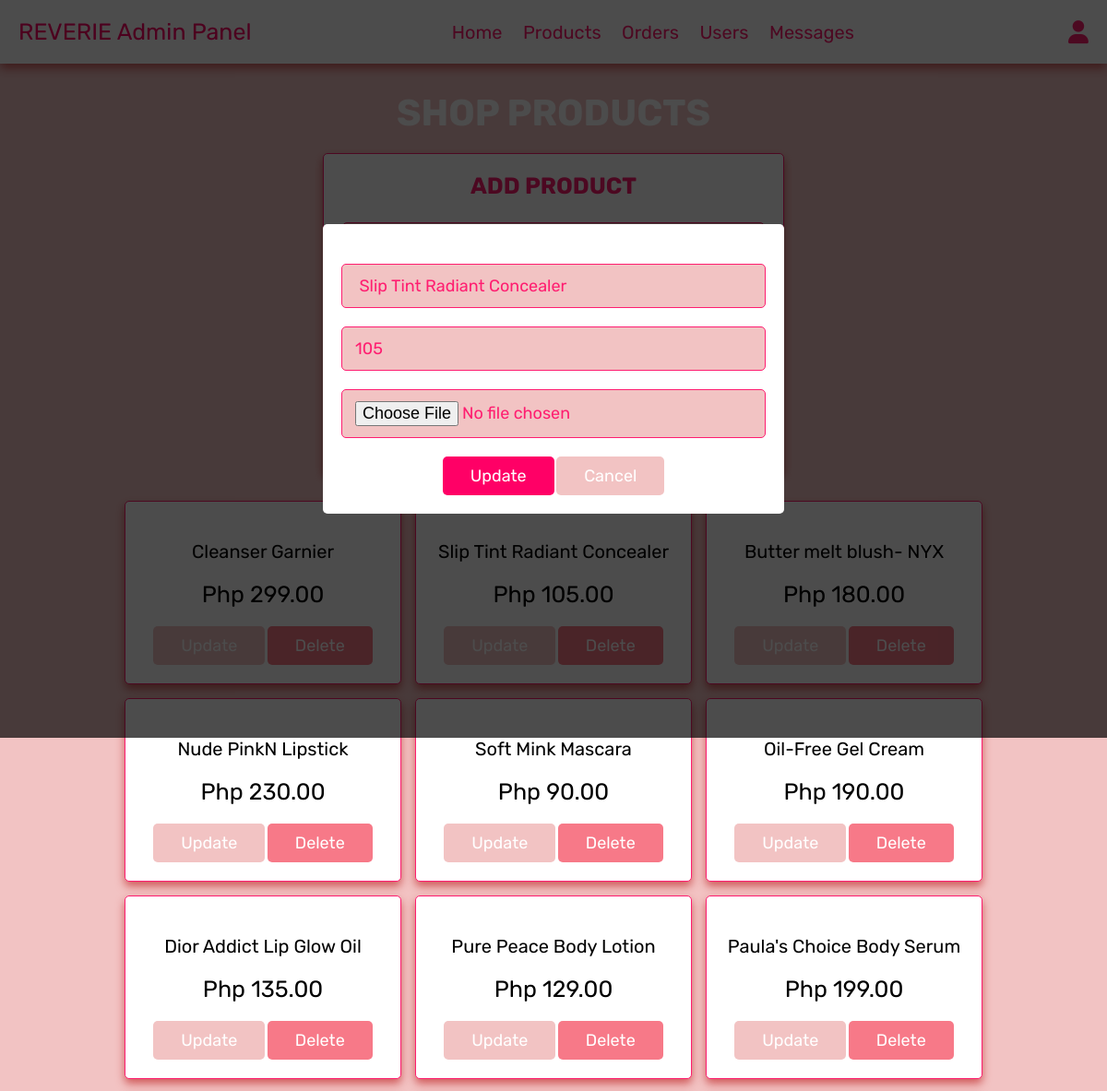
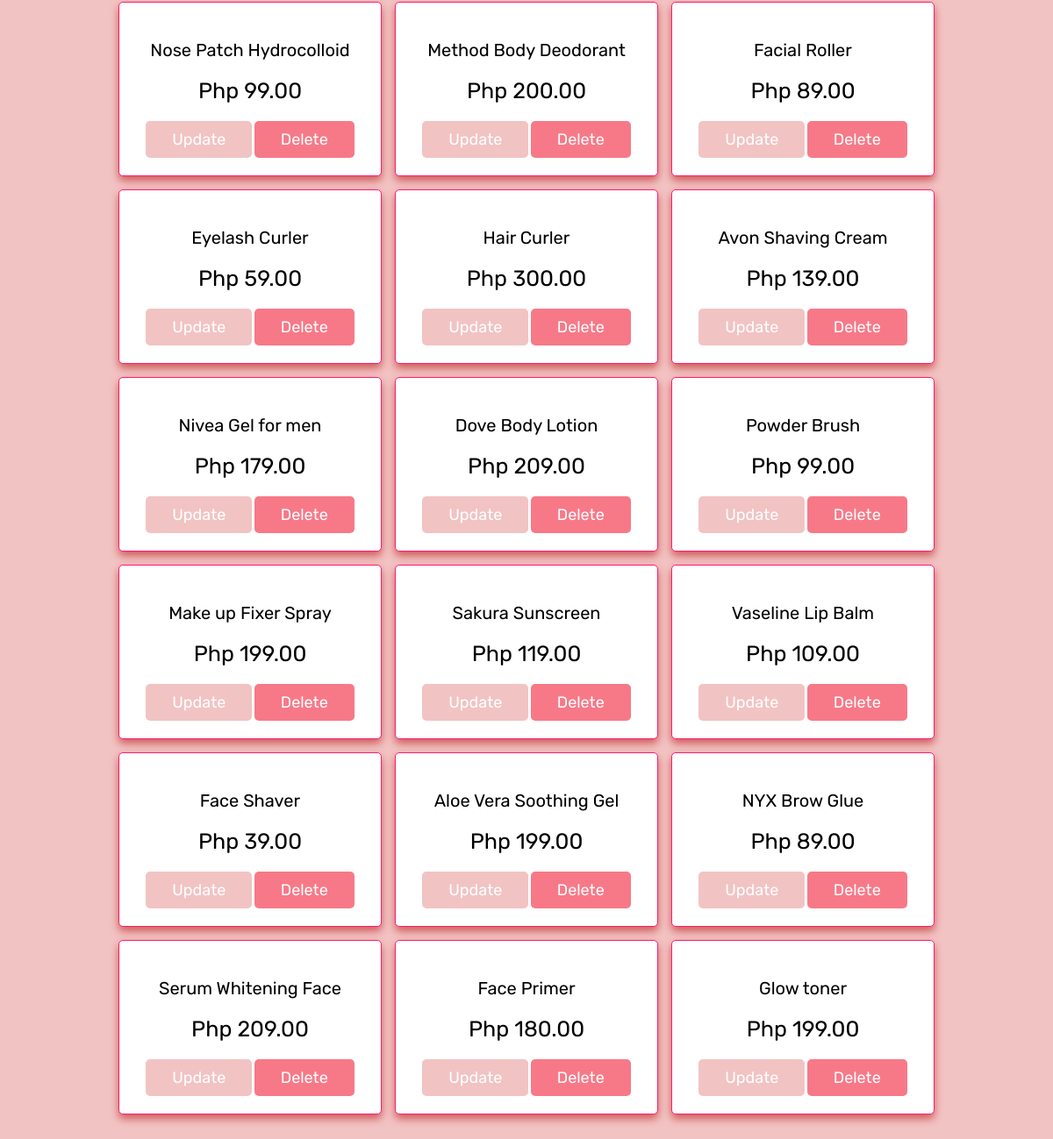
/Others/admin_products.php?update=3 (signed in), run on the app's committed database (2 pictures, top to bottom).
### tables this page shows
CREATE TABLE `products` (
  `id` int(100) NOT NULL,
  `name` varchar(100) NOT NULL,
  `price` int(100) NOT NULL,
  `image` varchar(100) NOT NULL
);

### Others/admin_products.php (the view, shortened to what this page needs)
<?php
include 'config.php';
?>
<!DOCTYPE html>
<html lang="en">
<head>
   <link rel="stylesheet" href="https://cdnjs.cloudflare.com/ajax/libs/font-awesome/6.0.0/css/all.min.css">
   <link rel="stylesheet" href="css/admin_style.css">
</head>
<body>
<?php include 'admin_header.php'; ?>
<section class="add-products">
   <h1 class="title">Shop Products</h1>
   <form action="" method="post" enctype="multipart/form-data">
      <h3>Add Product</h3>
   </form>
</section>
<section class="show-products">
   <div class="box-container">
      <?php
         $select_products = mysqli_query($conn, "SELECT * FROM `products`") or die('query failed');
         if(mysqli_num_rows($select_products) > 0){
            while($fetch_products = mysqli_fetch_assoc($select_products)){
      ?>
      <div class="box">
         <div class="name"><?php echo $fetch_products['name']; ?></div>
         <div class="price">Php <?php echo $fetch_products['price']; ?>.00</div>
         <a href="admin_products.php?update=<?php echo $fetch_products['id']; ?>" class="option-btn">Update</a>
         <a href="admin_products.php?delete=<?php echo $fetch_products['id']; ?>" class="delete-btn" onclick="return confirm('delete this product?');">Delete</a>
      </div>
      <?php
         }
      }else{
         echo '<p class="empty">no products added yet!</p>';
      }
      ?>
   </div>
</section>
<section class="edit-product-form">
   <?php
      if(isset($_GET['update'])){
         $update_id = $_GET['update'];
         $update_query = mysqli_query($conn, "SELECT * FROM `products` WHERE id = '$update_id'") or die('query failed');
         if(mysqli_num_rows($update_query) > 0){
            while($fetch_update = mysqli_fetch_assoc($update_query)){
   ?>
   <form action="" method="post" enctype="multipart/form-data">
      <input type="text" name="update_name" value="<?php echo $fetch_update['name']; ?>" class="box" required placeholder="enter product name">
      <input type="number" name="update_price" value="<?php echo $fetch_update['price']; ?>" min="0" class="box" required placeholder="enter product price">
      <input type="file" class="box" name="update_image" accept="image/jpg, image/jpeg, image/png">
      <input type="submit" value="update" name="update_product" class="btn">
      <input type="reset" value="cancel" id="close-update" class="option-btn">
   </form>
   <?php
         }
      }
      }else{
         echo '<script>document.querySelector(".edit-product-form").style.display = "none";</script>';
      }
   ?>
</section>
</body>
</html>

### CSS/admin_style.css (style rules this page uses)
:root { --pink:#ff0066; --purple:#db0763; --red:#f77988; --orange:#000000; --black:#ff1d70; --white:#ffffff; --light-color:#f3beda; --light-white:#f7c9c9; --light-bg:#f2c3c3; --border:.1rem solid var(--black); --box-shadow:0 .5rem 1rem rgb(208, 91, 91); }
* { font-family: 'Rubik', sans-serif; margin:0; padding:0; box-sizing: border-box; outline: none; border:none; text-decoration: none; transition:all .2s linear; }
html { font-size: 62.5%; overflow-x: hidden; }
body { background-color: var(--light-bg); }
section { padding:3rem 2rem; }
.title { text-align: center; margin-bottom: 2rem; text-transform: uppercase; color:var(--white); font-size: 4rem; }
.btn, .option-btn, .delete-btn, .white-btn { display: inline-block; margin-top: 1rem; padding:1rem 3rem; cursor: pointer; color:var(--white); font-size: 1.8rem; border-radius: .5rem; text-transform: capitalize; }
.white-btn, .btn { background-color: var(--pink); }
.option-btn { background-color: var(--light-bg); }
.delete-btn { background-color: var(--red); }
.add-products form { background-color: var(--white); border-radius: .5rem; padding:2rem; text-align: center; box-shadow: var(--box-shadow); border:var(--border); max-width: 50rem; margin:0 auto; }
.add-products form h3 { font-size: 2.5rem; text-transform: uppercase; color:var(--black); margin-bottom: 1.5rem; }
.show-products .box-container { display: grid; grid-template-columns: repeat(auto-fit, 30rem); justify-content: center; gap:1.5rem; max-width: 1200px; margin:0 auto; align-items: flex-start; }
.show-products { padding-top: 0; }
.show-products .box-container .box { text-align: center; padding:2rem; border-radius: .5rem; border:var(--border); box-shadow: var(--box-shadow); background-color: var(--white); }
.show-products .box-container .box .name { padding:1rem 0; font-size: 2rem; color:var(--orange); }
.show-products .box-container .box .price { padding:1rem 0; font-size: 2.5rem; color:var(--orange); }
.edit-product-form { min-height: 100vh; background-color: rgba(0,0,0,.7); display: flex; align-items: center; justify-content: center; padding:2rem; overflow-y: scroll; position: fixed; top:0; left:0; z-index: 1200; width: 100%; }
.edit-product-form form { width: 50rem; padding:2rem; text-align: center; border-radius: .5rem; background-color: var(--white); }
.edit-product-form form .box { margin:1rem 0; padding:1.2rem 1.4rem; border:var(--border); border-radius: .5rem; background-color: var(--light-bg); font-size: 1.8rem; color:var(--black); width: 100%; }

### data on the page
products: name "Cleanser Garnier", price "299"
products: name "Slip Tint Radiant Concealer", price "105", update_name "Slip Tint Radiant Concealer", update_price "105"
products: name "Butter melt blush- NYX", price "180"
products: name "Nude PinkN Lipstick", price "230"
products: name "Soft Mink Mascara", price "90"
products: name "Oil-Free Gel Cream", price "190"
products: name "Dior Addict Lip Glow Oil", price "135"
products: name "Pure Peace Body Lotion", price "129"
products: name "Paula's Choice Body Serum", price "199"
products: name "Nose Patch Hydrocolloid", price "99"
products: name "Method Body Deodorant", price "200"
products: name "Facial Roller", price "89"
products: name "Eyelash Curler", price "59"
products: name "Hair Curler", price "300"
products: name "Avon Shaving Cream", price "139"
products: name "Nivea Gel for men", price "179"
products: name "Dove Body Lotion", price "209"
products: name "Powder Brush", price "99"
products: name "Make up Fixer Spray", price "199"
products: name "Sakura Sunscreen", price "119"
products: name "Vaseline Lip Balm", price "109"
products: name "Face Shaver", price "39"
products: name "Aloe Vera Soothing Gel", price "199"
products: name "NYX Brow Glue", price "89"
products: name "Serum Whitening Face", price "209"
products: name "Face Primer", price "180"
products: name "Glow toner", price "199"
